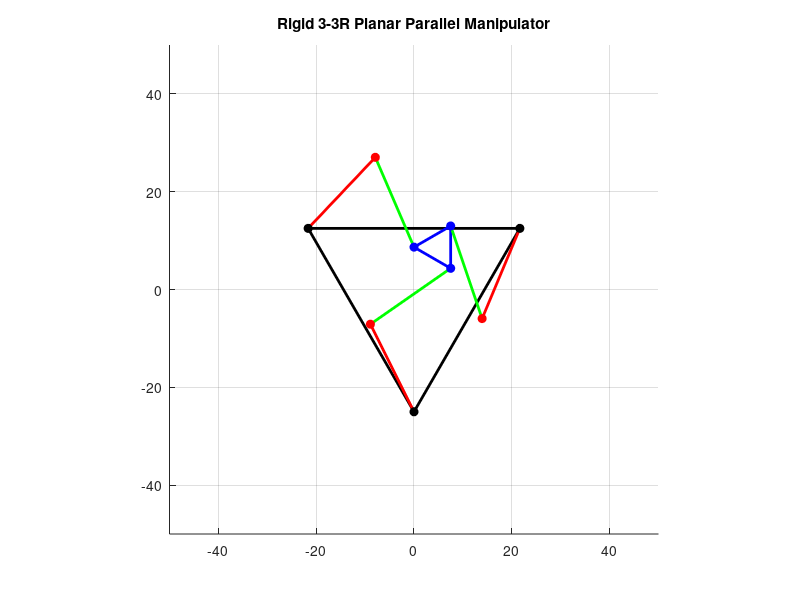

Write MATLAB code to recreate this figure. (Note: this script raises an error after producing the figure.)
% 3-3R Planar Parallel Manipulator Animation
clear; clc; close all;

% Parameters
L = 20;                      % Length of each link
s_base = 50;                % Side length of base triangle
s_platform = 10;            % Side length of platform triangle
frames = 100;               % Animation frames
theta_motion = linspace(0, pi/3, frames); % Platform rotation angles

% Base triangle points (fixed)
angle = (0:2)*2*pi/3 + pi/6;
B = s_base/2 * [cos(angle)', sin(angle)'];

% Plot setup
figure;
axis equal;
axis([-50 50 -50 50]);
grid on;

% Animation loop
for k = 1:frames
    cla;
    hold on;

    % Moving platform center (circular path)
    phi = theta_motion(k);         % platform rotation
    cx = 10 * cos(phi);            % x of center
    cy = 10 * sin(phi);            % y of center
    platform_center = [cx, cy];

    % Platform triangle vertices (rotated & translated)
    angle_m = (0:2)*2*pi/3 + phi;
    P = platform_center + s_platform/2 * [cos(angle_m)', sin(angle_m)'];

    % Plot base and platform
    plot(B([1:3 1],1), B([1:3 1],2), 'k-', 'LineWidth', 2); % Base
    plot(P([1:3 1],1), P([1:3 1],2), 'b-', 'LineWidth', 2); % Platform

    % For each arm
    for i = 1:3
        % Solve inverse kinematics: find intermediate joint Ji
        d = P(i,:) - B(i,:);     % Vector from Bi to Pi
        D = norm(d);

        % Check for reachability
        if D > 2*L
            warning('Target too far at frame %d', k);
            continue;
        end

        % Find joint point using geometry (2-link mechanism)
        a = D / 2;
        h = sqrt(L^2 - a^2);
        m = (B(i,:) + P(i,:)) / 2;        % midpoint
        perp = [-d(2), d(1)] / D;         % Perpendicular vector
        J = m + h * perp;                % Joint point Ji

        % Plot links
        plot([B(i,1) J(1)], [B(i,2) J(2)], 'r-', 'LineWidth', 2); % Link 1
        plot([J(1) P(i,1)], [J(2) P(i,2)], 'g-', 'LineWidth', 2); % Link 2

        % Mark joints
        plot(B(i,1), B(i,2), 'ko', 'MarkerFaceColor', 'k');
        plot(J(1), J(2), 'ro', 'MarkerFaceColor', 'r');
        plot(P(i,1), P(i,2), 'bo', 'MarkerFaceColor', 'b');
    end

    title('Rigid 3-3R Planar Parallel Manipulator');
    drawnow;
end

% Save animation
obj = VideoWriter('animation.avi');
obj.Quality = 100;
obj.FrameRate = 20;
open(obj);
